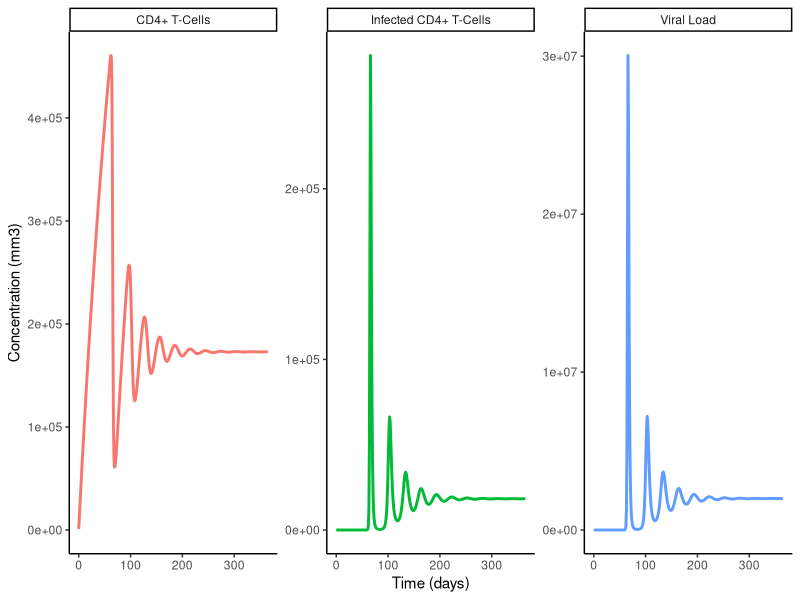
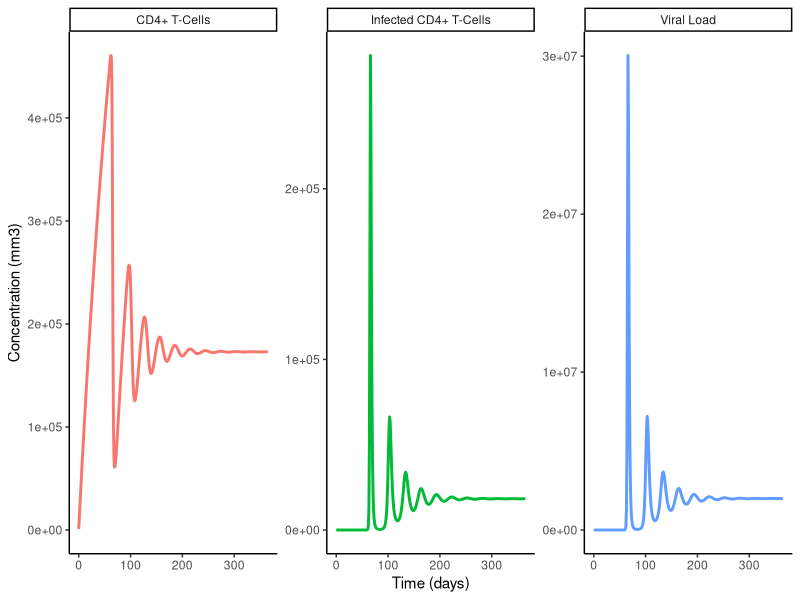

Source code (R) for these figures, in order:
library(deSolve)
library(ggplot2)
library(tidyr)

####################################################################
###TODO: FIND OUT HOW TO USE CURRENT TIME FOR INTRACELLULAR DELAY###
####################################################################

# rti_func is the function on the right hand side of the
# differential equation. 
id_func <- function(t, ID, params) {

    T = ID["T"]
    I = ID["I"]
    V = ID["V"]

    lambda = params["lambda"] #Rate at which CD4+ T-cells are produced by the body
    d = params["d"]           #Natural death rate of uninfected CD4+ T-cells
    k = params["k"]           #Infection rate of CD4+ T-cells
    tau = params["tau"]       #Intracellular delay
    delta = params["delta"]   #Natural death rate of infected CD4+ T-cells
    N = params["N"]           #Viral burst size (# of virions produced per infected CD4+ T-cell)
    c = params["c"]           #Rate at which virions are cleared by the body
    m = params["m"]           #Rate at which infected cells die before producing virions
    #t = params["t"]

    # now that we have extracted the parameters, we can evaluate the
    # differential equation's right hand side

    dT = lambda - d*T - k*T*V
    dI = k*T*( - tau)*V*( - tau)*exp(-m*tau) - delta*I
    dV = N*delta*I - c*V


    list(c(dT, dI, dV))
}

#Parameters
parms <- c(lambda = 10000, #Rate at which CD4+ T-cells are produced by the body
           d = 0.01,        #Natural death rate of uninfected CD4+ T-cells
           k = 0.000000024, #Infection rate of CD4+ T-cells
           tau = 1.5,       #Intracellular delay
           delta = 1,       #Natural death rate of infected CD4+ T-cells
           N = 2500,       #Viral burst size (# of virions produced per infected CD4+ T-cell)
           c = 23,          #Rate at which virions are cleared by the body
           m = 0.01         #Rate at which infected cells die before producing virions
           #t = times
           )

#Initial values
Pstart <- c(T = 1000,    #CD4+ T-cells
       	    I = 0,       #Infected CD4+ T-cells
            V = 0.001    #Viral particles
	    )    

#Time steps to solve equation for (full collection of x-axis points)
times <- seq(from=0, to=365, by= 1)


#Now inoke the ODE function.
#It requires four things to run: the right hand side of the function
#(rti_func), the initial values (Pstart), time steps that need to be
#solved for (times), and equation constants (parms_min or parms_max)

diffeq_result <- ode(
    func=id_func,
    y=Pstart,
    times=times,
    parms=parms)

#Take the solved equations (diffeq_result_min and diffeq_result_max) and put them into a data frame.
#ggplot2 requires such large data sets to be in a data frame for its
#plotting function
diffeq_result <- as.data.frame(diffeq_result)

#The R gather() function, extracts the data needed by ggplot.
#It also helps to massage the data in a way that preps it to be plotted. 
gathered_result <- gather(diffeq_result, variable, value, -time)


#This provides each variable, and therefore each graph, with a descriptive title.
gathered_result$variable[gathered_result$variable == "T"] <- "CD4+ T-Cells"
gathered_result$variable[gathered_result$variable == "I"] <- "Infected CD4+ T-Cells"
gathered_result$variable[gathered_result$variable == "V"] <- "Viral Load"

#The default order of ggplot2 is alphabetic, the factor() function enables 
#you to change the order of the plots into something more logical
#or relevant to your purposes.
gathered_result$variable <- factor(gathered_result$variable, levels = c("CD4+ T-Cells", "Infected CD4+ T-Cells",
                                                                        "Viral Load"))

#Now plot the data and save it in a new variable: plot_result.
plot_result <- ggplot(data = gathered_result,
                      mapping=aes(x=time, y = value, color = variable)) +
                      geom_line(linewidth = 1) + #Linewidth
                      theme_classic() + #ggplot has several different themes
                      #that can be added to a plot here we are using "classic"
                      theme(legend.position = "none") + #Locate legend at the bottom of the image
                      ylab("Concentration (mm3)") + #Label y-axis "Concentration (mm3)"
                      xlab("Time (days)") +  #Label x-axis "Time (days)"
                      facet_wrap(~variable, scales = "free_y") +  #plot each equation on its own graph
                      coord_cartesian(
                      xlim = NULL,
                      ylim = c(0, NA)) #Y-axis begins at 0
		

#Save image to file
fname_base <- "result_id" #Name of file
extensions = c("png", "pdf")   #File extension


for (ext in extensions) {
    fname <- paste(fname_base, ".", ext, sep="")
    ggsave(fname, plot_result, height = 5, width = 9) #height, width of png/ pdf
    print(paste("wrote output to file ", fname))      #If successful a message
    #will print out the name of the new image 
    }
